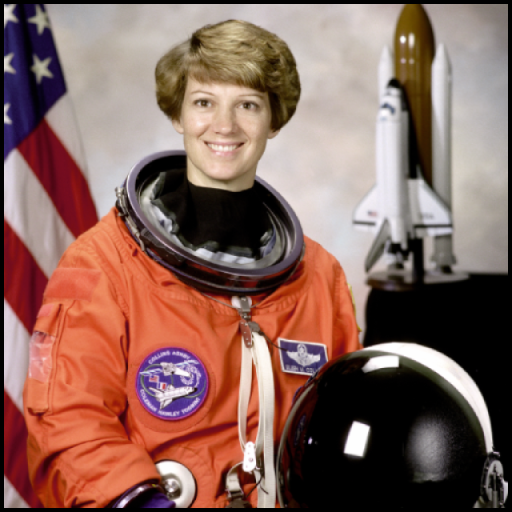
//> input picture hw1/hw0/Astronaught.png, 512 x 512 px
$ ./main   (built with g++ and OpenCV 4)
//> lines starting //> are read from the running program, lines starting //| are printed output that depends on the picture
#include <iostream>

#include <stdio.h>
#include <algorithm>
#include <opencv2/opencv.hpp>
#include <opencv2/highgui.hpp>
#include <opencv2/imgproc.hpp>
#include <chrono>

std::map<int, int> getHist(cv::Mat& matrix, std::vector<int>& range, bool isL);

int main (int argc, char** argv) {

	// [5 lines of commented-out code are left out]
	std::string img_name, img_path;
	img_path = "../Astronaught.png";

	if ( argc >= 2) {
		// Read the input image path
		std::cout << "[Info] Read image from path: " << argv[1] << std::endl;
		img_path = argv[1];
	}

	img_name = img_path.substr(img_path.find_last_of("/\\") + 1);

	// Read image
	std::chrono::high_resolution_clock::time_point start = std::chrono::high_resolution_clock::now();

	cv::Mat image;
	// image = cv::imread(argv[1], 1);
	image = cv::imread(img_path, cv::IMREAD_COLOR);
//> image is the input picture: 512 rows x 512 cols, CV_8UC3; mean B, G, R 93.3, 102.3, 137

	// cv::Mat image_float(image.size(), CV_32FC3);
	// image.convertTo(image_float, CV_32FC3);


	std::chrono::high_resolution_clock::time_point end = std::chrono::high_resolution_clock::now();
	auto duration = std::chrono::duration_cast<std::chrono::milliseconds>(end - start);

	if ( !image.data ) {
		std::cout << "[Error] No image data." << std::endl;
		return -1;
	}

	std::cout << "[Info]              Image Name: " << img_name << std::endl;
	std::cout << "[Info]        Image Dimensions: " << image.rows << " x " << image.cols << " x " << image.channels() << std::endl;
//| [Info]        Image Dimensions: 512 x 512 x 3
	std::cout << "[Time]      Reading image took: " << duration.count() << " milliseconds" << std::endl;

	// [6 lines of commented-out code are left out]
	start = std::chrono::high_resolution_clock::now();

	cv::Mat image_lab(image.size(), CV_32FC3);
	cv::cvtColor(image, image_lab, cv::COLOR_BGR2Lab);
//> image_lab: 512 rows x 512 cols, CV_8UC3; mean of channels 0, 1, 2 117.9, 141.1, 139.6

	end = std::chrono::high_resolution_clock::now();
	duration = std::chrono::duration_cast<std::chrono::milliseconds>(end - start);
	std::cout << "[Time] Convert RGB to Lab took: " << duration.count() << " milliseconds" << std::endl;

	image.release();	// Deallcate the image
	// [6 lines of commented-out code are left out]


	std::vector<cv::Mat> lab(3);
	cv::split(image_lab, lab);
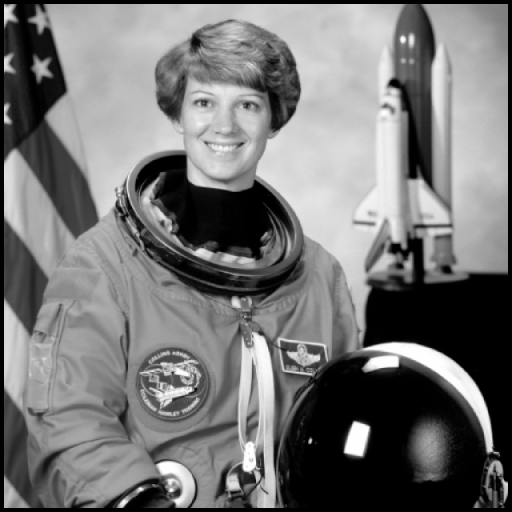
//> lab[0]: 512 rows x 512 cols, CV_8UC1; min 0, max 255, mean 117.9
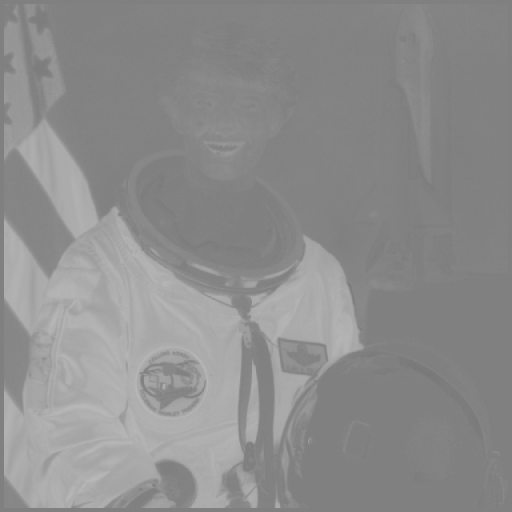
//> lab[1]: 512 rows x 512 cols, CV_8UC1; min 119, max 185, mean 141.1
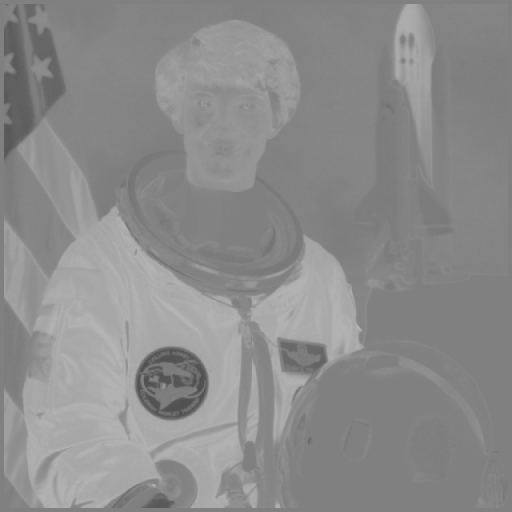
//> lab[2]: 512 rows x 512 cols, CV_8UC1; min 79, max 182, mean 139.6

	image_lab.release();

	// [12 lines of commented-out code are left out]
 	start = std::chrono::high_resolution_clock::now();

	std::vector<int> l_range({0, 100});
	std::vector<int> ab_range({-127, 127});

	std::map<int, int> dict_l, dict_a, dict_b;

	dict_l = getHist(lab[0], l_range, true);
//> after the loop in getHist, `for (int i=0; i < row; i++)`: dict = 101 items
//> dict_l = 101 items
	dict_a = getHist(lab[1], ab_range, false);
//> dict_a = 67 items
	dict_b = getHist(lab[2], ab_range, false);
//> dict_b = 104 items

	end = std::chrono::high_resolution_clock::now();
	duration = std::chrono::duration_cast<std::chrono::milliseconds>(end - start);
	std::cout << "[Time]      Compute histograms: " << duration.count() << " milliseconds" << std::endl;

	std::cout << "L Histogram: [";
	for(auto it = dict_l.cbegin(); it != dict_l.cend(); ++it){
		std::cout << "(" << it->first << ", " << it->second << "), ";
	}
//> this loop made 101 passes
//| (0, 42551), (1, 2885), (2, 2338), (3, 2520), (4, 1592), (5, 1543), (6, 1179), (7, 1297),
//> (output is shown up to pass 8 of 101)
	std::cout << "]\n" << std::endl;

	std::cout << "A Histogram: [";
	for(auto it = dict_a.cbegin(); it != dict_a.cend(); ++it){
		std::cout << "(" << it->first << ", " << it->second << "), ";
	}
//> this loop made 67 passes
//| (-61, 1), (-60, 14), (-59, 55), (-58, 110), (-57, 202), (-56, 405), (-55, 643), (-54, 1464),
//> (output is shown up to pass 8 of 67)
	std::cout << "]\n" << std::endl;

	std::cout << "B Histogram: [";
	for(auto it = dict_b.cbegin(); it != dict_b.cend(); ++it){
		std::cout << "(" << it->first << ", " << it->second << "), ";
	}
//> this loop made 104 passes
//| (-101, 7), (-100, 30), (-99, 113), (-98, 139), (-97, 163), (-96, 187), (-95, 151), (-94, 113),
//> (output is shown up to pass 8 of 104)
	std::cout << "]\n" << std::endl;


	std::vector<cv::Mat>().swap(lab);	// memory

	std::cout << "[Info] done!" << std::endl;


	return 0;
}


std::map<int, int> getHist(cv::Mat& matrix, std::vector<int>& range, bool isL) {

	// get the size
	int row {matrix.rows};
	int col {matrix.cols};

	// std::cout << "value: " << (int) (matrix.at<unsigned char>(0,0) - 180) << std::endl;

	std::map<int, int> dict;
	int ii = 0;
	for (int i=0; i < row; i++) {
		for (int j=0; j < col; j++) {
			int val;
			if (isL){
				val = (int)(matrix.at<unsigned char>(i, j) * 100 / 255);
			} else {
				val = (int)(matrix.at<unsigned char>(i, j) - 180);
			}

			if ( dict.find(val) == dict.end() ){
				dict.insert(std::pair<int, int>(val, 1));
			} else {
				// std::cout << dict[val] << std::endl;
				dict[val] += 1;
			}
		}
	}

	return dict;

	// [5 lines of commented-out code are left out]
}
